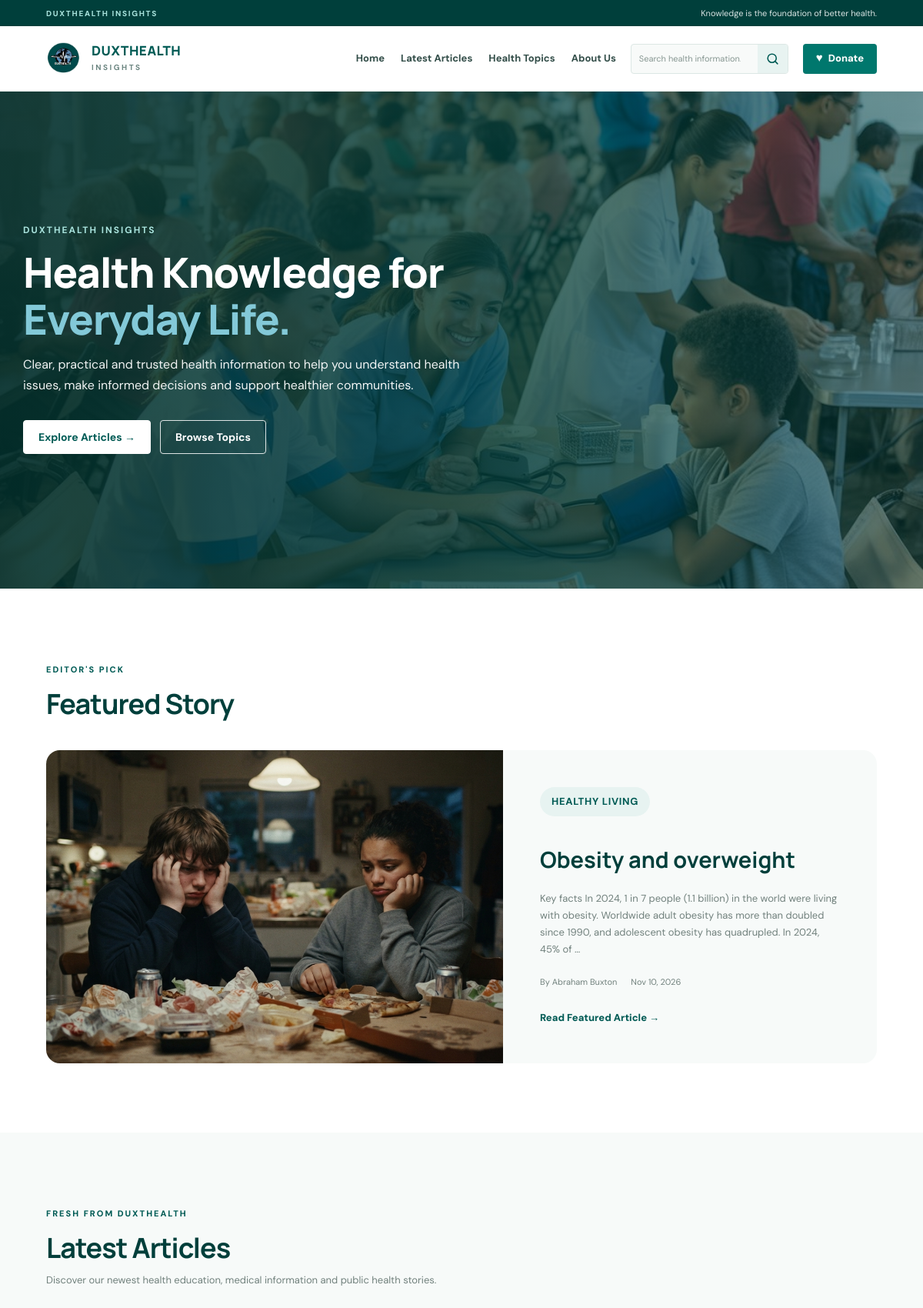
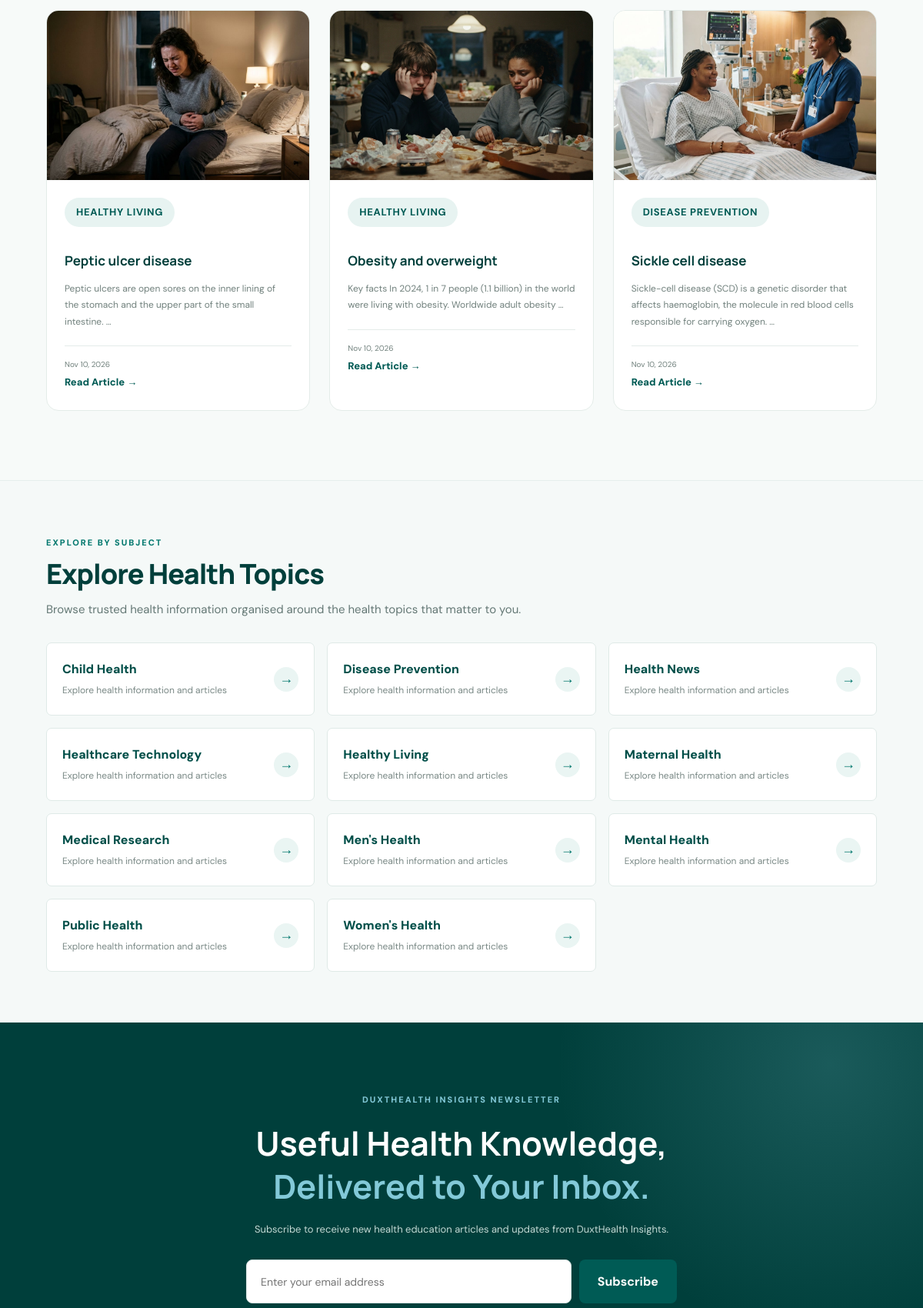
The page / (upper part) on the database its author committed (2 pictures, top to bottom).
### blog/models.py (models this page shows, shortened)
class Article(models.Model):
    class Status(models.TextChoices):
        DRAFT = "draft", "Draft"
        REVIEW = "review", "Awaiting Medical Review"
        SCHEDULED = "scheduled", "Scheduled"
        PUBLISHED = "published", "Published"
        ARCHIVED = "archived", "Archived"
    title = models.CharField(max_length=250)
    slug = models.SlugField(
        max_length=270,
        unique=True,
        blank=True
    )
    subtitle = models.CharField(
        max_length=300,
        blank=True
    )
    excerpt = models.TextField(
        max_length=500,
        help_text="Short introduction displayed on article cards."
    )
    body = models.TextField(
        help_text="Main article content."
    )
    cover_image = models.ImageField(
        upload_to="articles/covers/%Y/%m/",
        blank=True,
        null=True
    )
    cover_image_caption = models.CharField(
        max_length=250,
        blank=True
    )
    category = models.ForeignKey(
        Category,
        on_delete=models.PROTECT,
        related_name="articles"
    )
    tags = models.ManyToManyField(
        Tag,
        blank=True,
        related_name="articles"
    )
    author = models.ForeignKey(
        Author,
        on_delete=models.PROTECT,
        related_name="articles"
    )
    reviewer = models.ForeignKey(
        MedicalReviewer,
        on_delete=models.SET_NULL,
        null=True,
        blank=True,
        related_name="reviewed_articles"
    )
    status = models.CharField(
        max_length=15,
        choices=Status.choices,
        default=Status.DRAFT
    )
    featured = models.BooleanField(default=False)
    medically_reviewed = models.BooleanField(default=False)
    review_notes = models.TextField(blank=True)
    references = models.TextField(
        blank=True,
        help_text="Add reliable sources and reference URLs, one per line."
    )
    meta_title = models.CharField(
        max_length=250,
        blank=True
    )
    meta_description = models.CharField(
        max_length=320,
        blank=True
    )
    scheduled_for = models.DateTimeField(
        null=True,
        blank=True
    )
    published_at = models.DateTimeField(
        null=True,
        blank=True
    )
    views = models.PositiveIntegerField(default=0)
    created_at = models.DateTimeField(auto_now_add=True)
    updated_at = models.DateTimeField(auto_now=True)
    class Meta:
        ordering = ["-published_at", "-created_at"]
        indexes = [
            models.Index(
                fields=["status", "published_at"]
            ),
            models.Index(
                fields=["featured", "status"]
            ),
        ]

class Category(models.Model):
    name = models.CharField(max_length=100, unique=True)
    slug = models.SlugField(
        max_length=120,
        unique=True,
        blank=True
    )
    description = models.TextField(blank=True)
    image = models.ImageField(
        upload_to="categories/",
        blank=True,
        null=True
    )
    is_active = models.BooleanField(default=True)
    created_at = models.DateTimeField(auto_now_add=True)
    class Meta:
        verbose_name_plural = "Categories"
        ordering = ["name"]

class Author(models.Model):
    user = models.OneToOneField(
        User,
        on_delete=models.SET_NULL,
        null=True,
        blank=True,
        related_name="blog_author_profile"
    )
    display_name = models.CharField(max_length=150)
    designation = models.CharField(
        max_length=150,
        blank=True
    )
    biography = models.TextField(blank=True)
    profile_image = models.ImageField(
        upload_to="authors/",
        blank=True,
        null=True
    )
    email = models.EmailField(blank=True)
    is_active = models.BooleanField(default=True)
    created_at = models.DateTimeField(auto_now_add=True)
    class Meta:
        ordering = ["display_name"]

### blog/views.py (the view)
# urls.py: path("", views.home, name="home"),
def home(request):
    now = timezone.now()
    published_articles = Article.objects.filter(
        status=Article.Status.PUBLISHED,
        published_at__lte=now
    ).select_related(
        "category",
        "author",
        "reviewer"
    ).prefetch_related("tags")
    featured_article = published_articles.filter(
        featured=True
    ).order_by("-published_at").first()
    latest_articles = published_articles.order_by(
        "-published_at"
    )[:9]
    popular_articles = published_articles.order_by(
        "-views",
        "-published_at"
    )[:4]
    categories = Category.objects.filter(
        is_active=True
    ).order_by("name")
    context = {
        "site_name": "DuxtHealth Insights",
        "tagline": "Knowledge. Prevention. Better Health.",
        "featured_article": featured_article,
        "latest_articles": latest_articles,
        "popular_articles": popular_articles,
        "categories": categories,
    }
    return render(
        request,
        "blog/home.html",
        context
    )

### templates/blog/home.html (shortened to what this page needs)
{% extends "base.html" %}
{% load static %}
{% block content %}
<section class="hero-section home-hero">
    <div class="hero-background-overlay"></div>
    <div class="container hero-grid">
        <div class="hero-content">
            <span class="section-kicker">
                DUXTHEALTH INSIGHTS
            </span>
            <h1>
                Health Knowledge
                for <span>Everyday Life.</span>
            </h1>
            <p class="hero-description">
                Clear, practical and trusted health information
                to help you understand health issues, make informed
                decisions and support healthier communities.
            </p>
            <div class="hero-actions">
                <a href="#latest" class="primary-button">
                    Explore Articles →
                </a>
                {% if categories %}
                <a href="#topics" class="secondary-button">
                    Browse Topics
                </a>
                {% endif %}
            </div>
        </div>
    </div>
</section>
{% if featured_article %}
<section class="featured-section home-featured">
    <div class="container">
        <div class="section-heading">
            <div>
                <span class="section-kicker">
                    EDITOR'S PICK
                </span>
                <h2>Featured Story</h2>
            </div>
        </div>
        <article class="featured-card">
            <div class="featured-image">
                <a href="{% url 'article_detail' featured_article.slug %}">
                    {% if featured_article.cover_image %}
                    <img
                        src="{{ featured_article.cover_image.url }}"
                        alt="{{ featured_article.title }}"
                        loading="eager"
                    >
                    {% else %}
                    <div class="image-placeholder">
                        <span>DUXTHEALTH INSIGHTS</span>
                    </div>
                    {% endif %}
                </a>
            </div>
            <div class="featured-content">
                {% if featured_article.category %}
                <span class="article-category">
                    {{ featured_article.category.name }}
                </span>
                {% endif %}
                <h3>
                    <a href="{% url 'article_detail' featured_article.slug %}">
                        {{ featured_article.title }}
                    </a>
                </h3>
                {% if featured_article.excerpt %}
                <p>
                    {{ featured_article.excerpt|truncatewords:35 }}
                </p>
                {% elif featured_article.subtitle %}
                <p>
                    {{ featured_article.subtitle|truncatewords:35 }}
                </p>
                {% endif %}
                <div class="article-meta">
                    {% if featured_article.author %}
                    <span>
                        By {{ featured_article.author.display_name }}
                    </span>
                    {% endif %}
                    {% if featured_article.published_at %}
                    <span>
                        {{ featured_article.published_at|date:"M d, Y" }}
                    </span>
                    {% endif %}
                </div>
                <a
                    href="{% url 'article_detail' featured_article.slug %}"
                    class="read-more"
                >
                    Read Featured Article →
                </a>
            </div>
        </article>
    </div>
</section>
{% endif %}
<section class="latest-section home-latest" id="latest">
    <div class="container">
        <div class="section-heading">
            <div>
                <span class="section-kicker">
                    FRESH FROM DUXTHEALTH
                </span>
                <h2>Latest Articles</h2>
                <p>
                    Discover our newest health education,
                    medical information and public health stories.
                </p>
            </div>
        </div>
        {% if latest_articles %}
        <div class="article-grid">
            {% for article in latest_articles %}
            <article class="article-card">
                <a
                    href="{% url 'article_detail' article.slug %}"
                    class="article-image"
                    aria-label="Read {{ article.title }}"
                >
                    {% if article.cover_image %}
                    <img
                        src="{{ article.cover_image.url }}"
                        alt="{{ article.title }}"
                        loading="lazy"
                    >
                    {% else %}
                    <div class="image-placeholder">
                        <span>DUXTHEALTH</span>
                    </div>
                    {% endif %}
                </a>
                <div class="article-card-content">
                    {% if article.category %}
                    <span class="article-category">
                        {{ article.category.name }}
                    </span>
                    {% endif %}
                    <h3>
                        <a href="{% url 'article_detail' article.slug %}">
                            {{ article.title }}
                        </a>
                    </h3>
                    {% if article.excerpt %}
                    <p>
                        {{ article.excerpt|truncatewords:20 }}
                    </p>
                    {% elif article.subtitle %}
                    <p>
                        {{ article.subtitle|truncatewords:20 }}
                    </p>
                    {% endif %}
                    <div class="article-card-footer">
                        {% if article.published_at %}
                        <span>
                            {{ article.published_at|date:"M d, Y" }}
                        </span>
                        {% endif %}
                    </div>
                    <a
                        href="{% url 'article_detail' article.slug %}"
                        class="read-more"
                    >
                        Read Article →
                    </a>
                </div>
            </article>
            {% endfor %}
        </div>
        {% endif %}
    </div>
</section>
{% if categories %}
<section class="categories-section home-topics" id="topics">
    <div class="container">
        <div class="section-heading">
            <div class="topics-heading-content">
                <span class="section-kicker">
                    EXPLORE BY SUBJECT
                </span>
                <h2>Explore Health Topics</h2>
                <p>
                    Browse trusted health information organised
                    around the health topics that matter to you.
                </p>
            </div>
        </div>
        <div class="home-topic-links">
            {% for category in categories %}
            <a
                href="{% url 'category_detail' category.slug %}"
                class="home-topic-link"
            >
                <span class="topic-link-content">
                    <span class="topic-link-name">
                        {{ category.name }}
                    </span>
                    <span class="topic-link-description">
                        Explore health information and articles
                    </span>
                </span>
                <span class="topic-link-arrow" aria-hidden="true">
                    →
                </span>
            </a>
            {% endfor %}
        </div>
    </div>
</section>
{% endif %}
<section class="newsletter-section home-newsletter" id="newsletter">
    <div class="container newsletter-container">
        <span class="section-kicker">
            DUXTHEALTH INSIGHTS NEWSLETTER
        </span>
        <h2>
            Useful Health Knowledge,
            <span>Delivered to Your Inbox.</span>
        </h2>
        <p>
            Subscribe to receive new health education
            articles and updates from DuxtHealth Insights.
        </p>
        <form
            method="POST"
            action="{% url 'subscribe_newsletter' %}"
            class="newsletter-form"
        >
            <div class="newsletter-input-group">
                <input
                    type="email"
                    name="email"
                    placeholder="Enter your email address"
                    aria-label="Your email address"
                    autocomplete="email"
                    required
                >
                <button type="submit">
                    Subscribe
                </button>
            </div>
        </form>
    </div>
</section>
{% endblock %}

### rows shown on the page
Article: cover_image (picture), category.name "HEALTHY LIVING", title "Obesity and overweight", excerpt "Key facts In 2024, 1 in 7 people (1.1 billion) in the world were living with obesity. Worldwide adult obesity has more than doubled since 1990, and adolescent obesity has quadrupled. In 2024, 45% of …", author.display_name "Abraham Buxton", published_at "Nov 10, 2026", excerpt "Key facts In 2024, 1 in 7 people (1.1 billion) in the world were living with obesity. Worldwide adult obesity …"
Article: cover_image (picture), category.name "HEALTHY LIVING", title "Peptic ulcer disease", excerpt "Peptic ulcers are open sores on the inner lining of the stomach and the upper part of the small intestine. …", published_at "Nov 10, 2026"
Article: cover_image (picture), category.name "DISEASE PREVENTION", title "Sickle cell disease", excerpt "Sickle-cell disease (SCD) is a genetic disorder that affects haemoglobin, the molecule in red blood cells responsible for carrying oxygen. …", published_at "Nov 10, 2026"
Category: name "Child Health"
Category: name "Disease Prevention"
Category: name "Health News"
Category: name "Healthcare Technology"
Category: name "Healthy Living"
Category: name "Maternal Health"
Category: name "Medical Research"
Category: name "Men's Health"
Category: name "Mental Health"
Category: name "Public Health"
Category: name "Women's Health"
